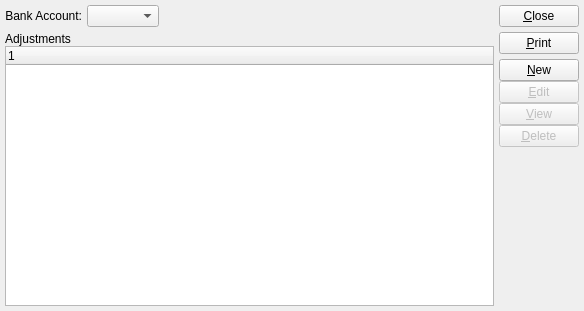
<?xml version="1.0" encoding="UTF-8"?>
<ui version="4.0">
 <comment>This file is part of the xTuple ERP: PostBooks Edition, a free and
open source Enterprise Resource Planning software suite,
Copyright (c) 1999-2019 by OpenMFG LLC, d/b/a xTuple.
It is licensed to you under the Common Public Attribution License
version 1.0, the full text of which (including xTuple-specific Exhibits)
is available at www.xtuple.com/CPAL.  By using this software, you agree
to be bound by its terms.</comment>
 <class>bankAdjustmentEditList</class>
 <widget class="QWidget" name="bankAdjustmentEditList">
  <property name="geometry">
   <rect>
    <x>0</x>
    <y>0</y>
    <width>584</width>
    <height>311</height>
   </rect>
  </property>
  <property name="windowTitle">
   <string>Bank Adjustments Edit List</string>
  </property>
  <layout class="QHBoxLayout">
   <item>
    <layout class="QVBoxLayout">
     <property name="margin">
      <number>0</number>
     </property>
     <item>
      <layout class="QHBoxLayout">
       <property name="margin">
        <number>0</number>
       </property>
       <item>
        <widget class="QLabel" name="_bankaccntLit">
         <property name="text">
          <string>Bank Account:</string>
         </property>
         <property name="alignment">
          <set>Qt::AlignRight|Qt::AlignTrailing|Qt::AlignVCenter</set>
         </property>
        </widget>
       </item>
       <item>
        <layout class="QHBoxLayout">
         <property name="spacing">
          <number>0</number>
         </property>
         <property name="margin">
          <number>0</number>
         </property>
         <item>
          <widget class="XComboBox" name="_bankaccnt"/>
         </item>
         <item>
          <spacer name="spacer3">
           <property name="orientation">
            <enum>Qt::Horizontal</enum>
           </property>
           <property name="sizeType">
            <enum>QSizePolicy::Expanding</enum>
           </property>
           <property name="sizeHint" stdset="0">
            <size>
             <width>40</width>
             <height>20</height>
            </size>
           </property>
          </spacer>
         </item>
        </layout>
       </item>
      </layout>
     </item>
     <item>
      <layout class="QVBoxLayout">
       <property name="spacing">
        <number>0</number>
       </property>
       <property name="margin">
        <number>0</number>
       </property>
       <item>
        <widget class="QLabel" name="_adjustmentsLit">
         <property name="text">
          <string>Adjustments</string>
         </property>
        </widget>
       </item>
       <item>
        <widget class="XTreeWidget" name="_adjustments">
         <property name="sizePolicy">
          <sizepolicy hsizetype="Expanding" vsizetype="Expanding">
           <horstretch>0</horstretch>
           <verstretch>0</verstretch>
          </sizepolicy>
         </property>
        </widget>
       </item>
      </layout>
     </item>
    </layout>
   </item>
   <item>
    <layout class="QVBoxLayout">
     <property name="margin">
      <number>0</number>
     </property>
     <item>
      <widget class="QPushButton" name="_close">
       <property name="text">
        <string>&amp;Close</string>
       </property>
      </widget>
     </item>
     <item>
      <widget class="QPushButton" name="_print">
       <property name="text">
        <string>&amp;Print</string>
       </property>
      </widget>
     </item>
     <item>
      <layout class="QVBoxLayout">
       <property name="spacing">
        <number>0</number>
       </property>
       <property name="margin">
        <number>0</number>
       </property>
       <item>
        <widget class="QPushButton" name="_new">
         <property name="text">
          <string>&amp;New</string>
         </property>
        </widget>
       </item>
       <item>
        <widget class="QPushButton" name="_edit">
         <property name="enabled">
          <bool>false</bool>
         </property>
         <property name="text">
          <string>&amp;Edit</string>
         </property>
        </widget>
       </item>
       <item>
        <widget class="QPushButton" name="_view">
         <property name="enabled">
          <bool>false</bool>
         </property>
         <property name="text">
          <string>&amp;View</string>
         </property>
        </widget>
       </item>
       <item>
        <widget class="QPushButton" name="_delete">
         <property name="enabled">
          <bool>false</bool>
         </property>
         <property name="text">
          <string>&amp;Delete</string>
         </property>
        </widget>
       </item>
       <item>
        <spacer name="Spacer10">
         <property name="orientation">
          <enum>Qt::Vertical</enum>
         </property>
         <property name="sizeType">
          <enum>QSizePolicy::Expanding</enum>
         </property>
         <property name="sizeHint" stdset="0">
          <size>
           <width>20</width>
           <height>60</height>
          </size>
         </property>
        </spacer>
       </item>
      </layout>
     </item>
    </layout>
   </item>
  </layout>
 </widget>
 <layoutdefault spacing="5" margin="5"/>
 <customwidgets>
  <customwidget>
   <class>XComboBox</class>
   <extends>QComboBox</extends>
   <header>xcombobox.h</header>
  </customwidget>
  <customwidget>
   <class>XTreeWidget</class>
   <extends>QTreeWidget</extends>
   <header>xtreewidget.h</header>
   <container>1</container>
  </customwidget>
 </customwidgets>
 <resources/>
 <connections>
  <connection>
   <sender>_close</sender>
   <signal>clicked()</signal>
   <receiver>bankAdjustmentEditList</receiver>
   <slot>close()</slot>
   <hints>
    <hint type="sourcelabel">
     <x>20</x>
     <y>20</y>
    </hint>
    <hint type="destinationlabel">
     <x>20</x>
     <y>20</y>
    </hint>
   </hints>
  </connection>
  <connection>
   <sender>_adjustments</sender>
   <signal>valid(bool)</signal>
   <receiver>_view</receiver>
   <slot>setEnabled(bool)</slot>
   <hints>
    <hint type="sourcelabel">
     <x>20</x>
     <y>20</y>
    </hint>
    <hint type="destinationlabel">
     <x>20</x>
     <y>20</y>
    </hint>
   </hints>
  </connection>
 </connections>
</ui>
